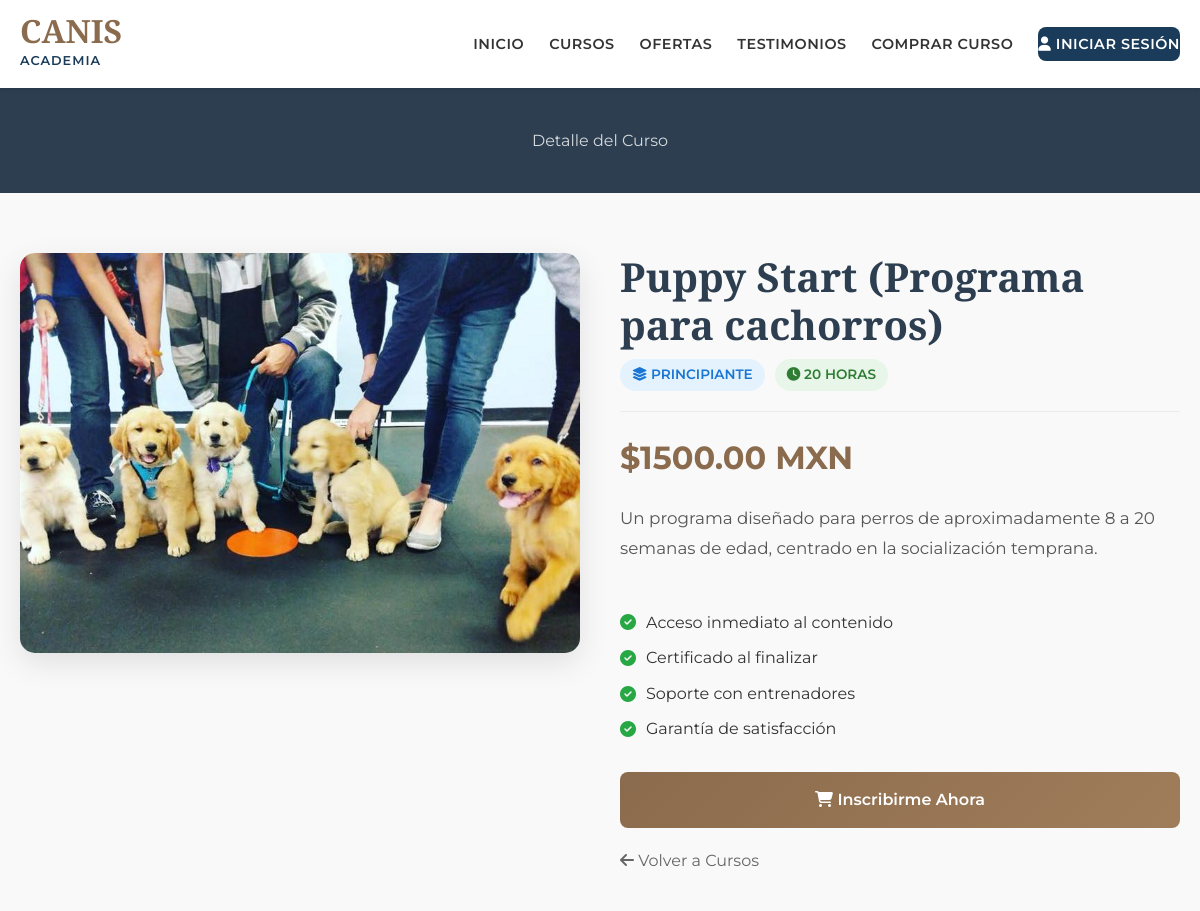
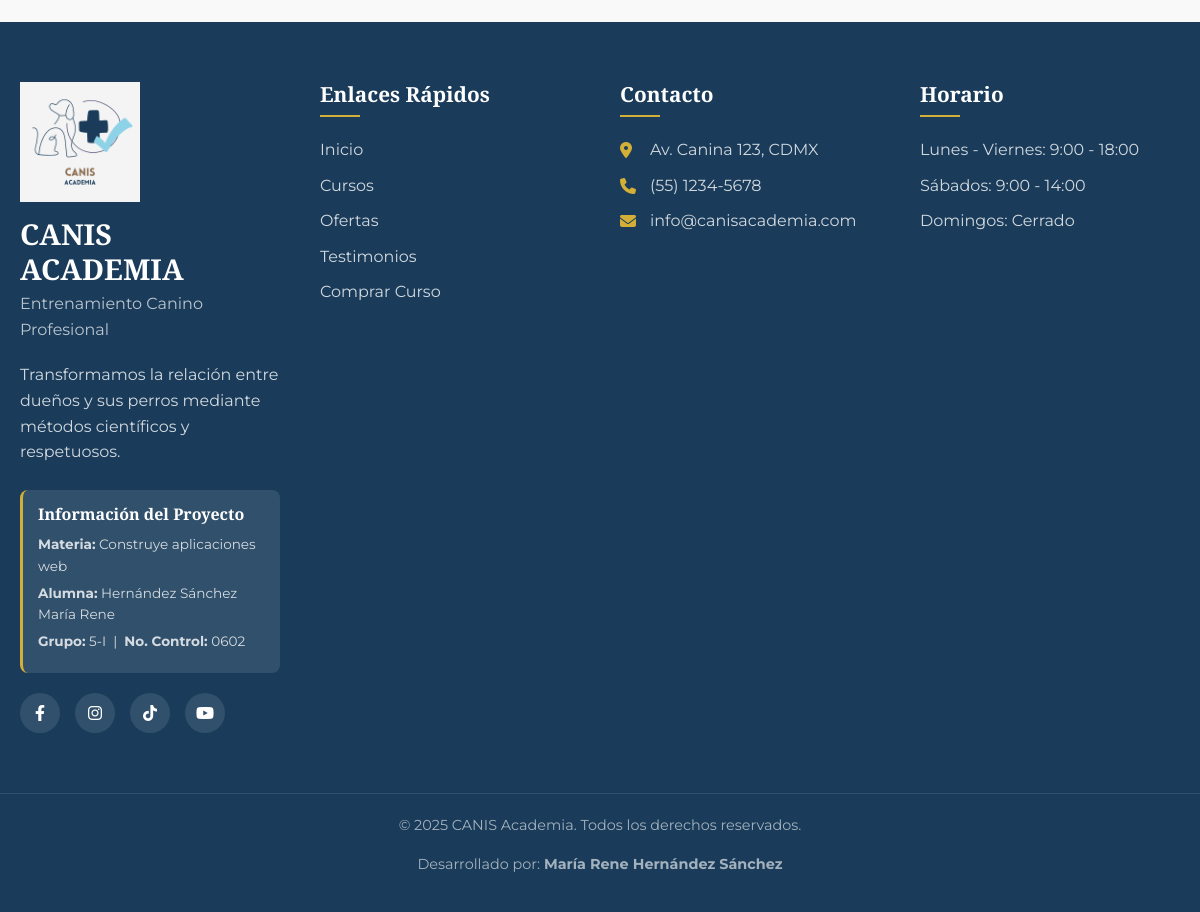
The app's page /curso/1/ with its own data (2 pictures, top to bottom).
### app_Entrenamiento_Canino/models.py (models this page shows, shortened)
class Curso(models.Model):
    nombre = models.CharField(max_length=100)
    descripcion = models.TextField()
    precio = models.DecimalField(max_digits=10, decimal_places=2)
    duracion = models.IntegerField(help_text="Duración en horas")
    nivel = models.CharField(max_length=20, choices=[
        ('principiante', 'Principiante'),
        ('intermedio', 'Intermedio'),
        ('avanzado', 'Avanzado')
    ])
    imagen = models.ImageField(upload_to='cursos/', null=True, blank=True)
    activo = models.BooleanField(default=True)
    fecha_creacion = models.DateTimeField(auto_now_add=True)
    class Meta:
        verbose_name = "Curso"
        verbose_name_plural = "Cursos"

### app_Entrenamiento_Canino/views.py (the view)
# urls.py: path('curso/<int:id>/', views.detalle_curso, name='detalle_curso'),
def detalle_curso(request, id):
    curso = get_object_or_404(Curso, id=id)
    return render(request, 'website/detalle_curso.html', {
        'curso': curso
    })

### app_Entrenamiento_Canino/templates/website/detalle_curso.html (shortened to what this page needs)
{% load static %}
<!DOCTYPE html>
<html lang="es">
<head>
    <link rel="stylesheet" href="{% static 'website/css/styles.css' %}">
    <link rel="stylesheet" href="https://cdnjs.cloudflare.com/ajax/libs/font-awesome/6.4.0/css/all.min.css">
</head>
<body>
    {% include 'website/partials/navbar.html' %}
    <main>
        <div style="background: #2c3e50; padding: 40px 0; text-align: center; color: white;">
            <p style="margin: 0; opacity: 0.8;">Detalle del Curso</p>
        </div>
        <section class="course-detail-section">
            <div class="course-container">
                <div class="course-gallery">
                    {% if curso.imagen %}
                        <img src="{{ curso.imagen.url }}" alt="{{ curso.nombre }}">
                    {% else %}
                        src="{% static 'website/images/default-course.jpg' %}"
                    {% endif %}
                </div>
                <div class="course-info-detail">
                    <h1>{{ curso.nombre }}</h1>
                    <div class="course-badges">
                        <span class="badge badge-level"><i class="fas fa-layer-group"></i> {{ curso.nivel|title }}</span>
                        <span class="badge badge-duration"><i class="fas fa-clock"></i> {{ curso.duracion }} Horas</span>
                    </div>
                    <div class="course-price">
                        ${{ curso.precio }} MXN
                    </div>
                    <div class="course-description">
                        <p>{{ curso.descripcion }}</p>
                    </div>
                    <ul class="features-list">
                        <li><i class="fas fa-check-circle"></i> Acceso inmediato al contenido</li>
                        <li><i class="fas fa-check-circle"></i> Certificado al finalizar</li>
                        <li><i class="fas fa-check-circle"></i> Soporte con entrenadores</li>
                        <li><i class="fas fa-check-circle"></i> Garantía de satisfacción</li>
                    </ul>
                    <div class="action-buttons">
                        <a href="{% url 'comprar_curso' %}?id={{ curso.id }}" class="btn-buy">
                            <i class="fas fa-shopping-cart"></i> Inscribirme Ahora
                        </a>
                    </div>
                    <a href="{% url 'cursos' %}" class="back-link">
                        <i class="fas fa-arrow-left"></i> Volver a Cursos
                    </a>
                </div>
            </div>
        </section>
    </main>
    {% include 'website/partials/footer.html' %}
</body>
</html>

### app_Entrenamiento_Canino/static/website/css/styles.css (style rules this page uses)
:root { --color-primary: #8B6B4D; --color-primary-dark: #6F543D; --color-primary-light: #A88767; --color-secondary: #1A3C5A; --color-secondary-dark: #0F2538; --color-secondary-light: #2A557A; --color-accent: #D4AF37; --color-accent-dark: #B8941F; --color-light: #F8F5F2; --color-dark: #333333; --color-gray: #6C757D; --color-gray-light: #E9ECEF; --color-success: #28A745; --color-danger: #DC3545; --color-warning: #FFC107; --color-info: #17A2B8; --font-body: 'Montserrat', sans-serif; --font-heading: 'Playfair Display', serif; --shadow-sm: 0 2px 4px rgba(0,0,0,0.1); --shadow-md: 0 4px 8px rgba(0,0,0,0.12); --shadow-lg: 0 8px 16px rgba(0,0,0,0.15); --shadow-xl: 0 10px 25px rgba(0,0,0,0.2); --border-radius: 8px; --border-radius-lg: 12px; --border-radius-xl: 16px; --transition: all 0.3s ease; }
* { margin: 0; padding: 0; box-sizing: border-box; }
body { font-family: var(--font-body); font-size: 16px; line-height: 1.6; color: var(--color-dark); background-color: #ffffff; overflow-x: hidden; }
h1, h2, h3, h4, h5, h6 { font-family: var(--font-heading); font-weight: 700; line-height: 1.2; margin-bottom: 1rem; color: var(--color-secondary); }
h1 { font-size: 2.5rem; }
p { margin-bottom: 1rem; }
a { text-decoration: none; color: inherit; transition: var(--transition); }
ul { list-style: none; }
.course-price { display: flex; align-items: center; gap: 10px; margin: 15px 0; }
.course-description { color: var(--color-gray); margin-bottom: 15px; line-height: 1.5; display: -webkit-box; -webkit-line-clamp: 3; -webkit-box-orient: vertical; overflow: hidden; }
.course-description { color: var(--color-gray); font-size: 1rem; margin-bottom: 15px; line-height: 1.6; }
.course-price { display: flex; justify-content: space-between; align-items: center; border-top: 1px solid var(--color-gray-light); padding-top: 20px; margin-top: 10px; }

### app_Entrenamiento_Canino/templates/website/detalle_curso.html (style rules this page uses)
.course-detail-section { padding: 60px 0; background-color: #f9f9f9; }
.course-container { max-width: 1200px; margin: 0 auto; padding: 0 20px; display: grid; grid-template-columns: 1fr 1fr; gap: 40px; }
.course-gallery img { width: 100%; border-radius: 15px; box-shadow: 0 10px 30px rgba(0,0,0,0.1); object-fit: cover; height: 400px; }
.course-info-detail h1 { font-family: 'Playfair Display', serif; font-size: 2.5rem; color: #2c3e50; margin-bottom: 10px; }
.course-badges { display: flex; gap: 10px; margin-bottom: 20px; }
.badge { padding: 5px 12px; border-radius: 20px; font-size: 0.85rem; font-weight: 600; text-transform: uppercase; }
.badge-level { background-color: #e3f2fd; color: #1976d2; }
.badge-duration { background-color: #e8f5e9; color: #2e7d32; }
.course-price { font-size: 2rem; font-weight: 700; color: #8b6b4d; margin-bottom: 20px; }
.course-description { color: #555; line-height: 1.8; margin-bottom: 30px; font-size: 1.05rem; }
.features-list { margin-bottom: 30px; list-style: none; padding: 0; }
.features-list li { margin-bottom: 10px; display: flex; align-items: center; }
.features-list li i { color: #28a745; margin-right: 10px; }
.action-buttons { display: flex; gap: 15px; }
.btn-buy { background: linear-gradient(135deg, #8b6b4d 0%, #a07d5a 100%); color: white; padding: 15px 30px; border-radius: 8px; text-decoration: none; font-weight: 600; flex: 1; text-align: center; transition: all 0.3s; }
.back-link { display: inline-block; margin-top: 20px; color: #666; text-decoration: none; }

### records on screen
Curso: imagen (picture), nombre "Puppy Start (Programa para cachorros)", nivel "PRINCIPIANTE", duracion "20", precio "1500.00", descripcion "Un programa diseñado para perros de aproximadamente 8 a 20 semanas de edad, centrado en la socialización temprana."
